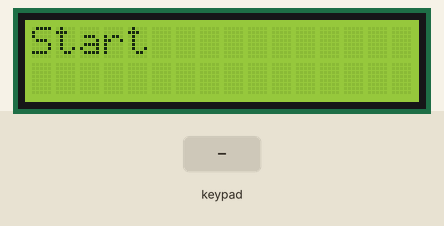
Simulated run of this sketch. Board: Arduino Uno, built with avr-gcc and run on an emulated ATmega328P. Parts: 16×2 character LCD. The inputs (shaded band) are chosen by the test bench.

Above: at 0.1 s.
2.3 s: keypad keys 7 + 5 = pressed 0.4 s apart
At 4.9 s:
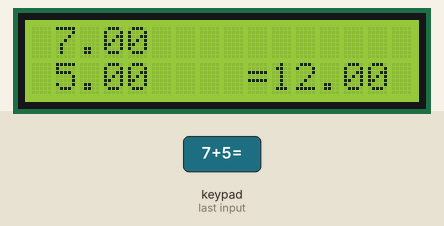
5.4 s: key '+' pressed
At 6.3 s:
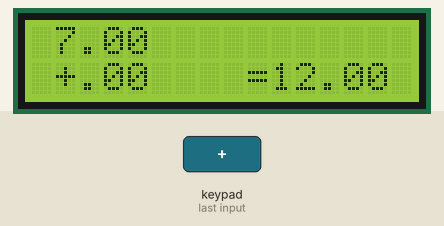
6.9 s: key '1' pressed
At 7.3 s:
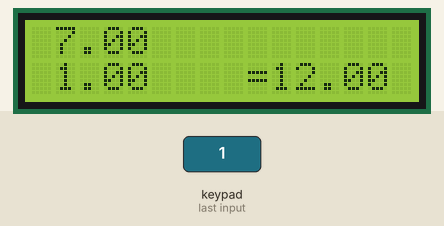
8.4 s: keypad keys 0 1 6 7 pressed 0.4 s apart
At 10.5 s:
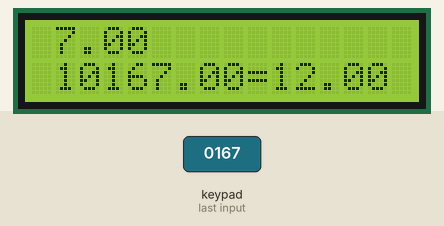
11.5 s: keypad keys 8 9 1 0 1 3 = pressed 0.4 s apart
At 15.2 s:
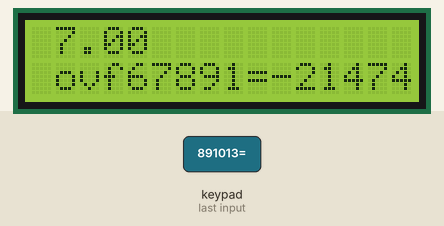
15.8 s: key '-' pressed
At 16.5 s:
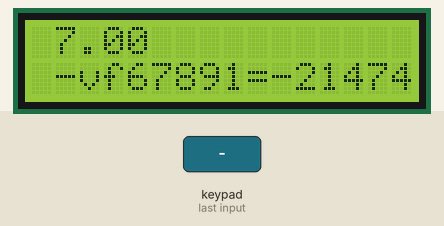
Timing chart, 0 to 18.3 s (numbered marks = the images above; inputs shaded):
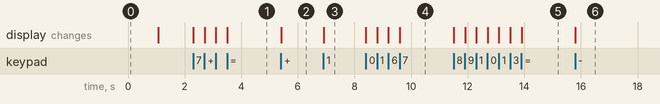

Measured:
- after the input at 2.3 s, the display: first changes at once (image 1 shows a later state)
- after the input at 5.4 s, the display: changes at once (image 2)
- after the input at 6.9 s, the display: changes at once (image 3)
- after the input at 8.4 s, the display: first changes at once (image 4 shows a later state)
- after the input at 11.5 s, the display: first changes at once (image 5 shows a later state)
- after the input at 15.8 s, the display: changes at once (image 6)

The sketch:

new_simple.ino
```cpp
#include <Keypad.h>
#include<LiquidCrystal.h>
LiquidCrystal lcd(12,11,5,4,3,2);
const byte ROWS = 4; //four rows
const byte COLS = 4; //four columns
double first = 0;
double second = 0;
double total = 0;

char customKey;
//define the cymbols on the buttons of the keypads
char hexaKeys[ROWS][COLS] = {
  {'1','2','3','+'},
  {'4','5','6','-'},
  {'7','8','9','*'},
  {'C','0','=','/'}
};
byte rowPins[ROWS] = {0, 1, 6, 7};
byte colPins[COLS] = {8, 9, 10, 13};


Keypad customKeypad = Keypad( makeKeymap(hexaKeys), rowPins, colPins, ROWS, COLS);
void setup(){
lcd.begin(16,2);
lcd.print("Start");
delay(1000);
lcd.clear();
}
void loop()
{
  customKey = customKeypad.getKey();
  switch(customKey)
  {
  case '0' ... '9':
    lcd.setCursor(1,0);
    first = first * 10 + (customKey - '0');
    lcd.print(first);
    break;

  case '+':
    first = (total != 0 ? total : first);
    lcd.setCursor(1,1);
    lcd.print("+");
    second = SecondNumber();
    total = first+second;
      lcd.setCursor(9,2);
    lcd.print("=");
    lcd.setCursor(10,2);
    lcd.print(total);
    first = 0, second = 0;
    break;

  case '-':
    first = (total != 0 ? total : first);
    lcd.setCursor(1,1);
    lcd.print("-");
    second = SecondNumber();
    total = first-second;
    lcd.setCursor(9,2);
    lcd.print("=");
    lcd.setCursor(10,2);
    lcd.print(total);
    first = 0, second = 0;
    break;

  case '*':
    first = (total != 0 ? total : first);
    lcd.setCursor(1,1);
    lcd.print("*");
    second = SecondNumber();
    total = first*second;
    lcd.setCursor(4,2);
    lcd.print("=");
    lcd.setCursor(5,2);
    lcd.print(total);
    first = 0, second = 0;
    break;


case '/':
    first = (total != 0 ? total : first);
    lcd.setCursor(2,1);
    lcd.print("/");
    second = SecondNumber();
    if(second==0)
    {lcd.print("INVALID");
    break;}
    total = first/second;
    lcd.setCursor(7,2);
    lcd.print("=");
    lcd.setCursor(8,2);
    lcd.print(total);
    first = 0, second = 0;
    break;

  case 'C':
    total = 0;
    lcd.clear();
    break;
  }
}

long SecondNumber()
{
  while( 1 )
  {
    customKey = customKeypad.getKey();
    if(customKey >= '0' && customKey <= '9')
    {
      second = second * 10 + (customKey - '0');
      lcd.setCursor(1,2);
      lcd.print(second);
    }

    if(customKey == '=') break;
  }
 return second;
}
```
